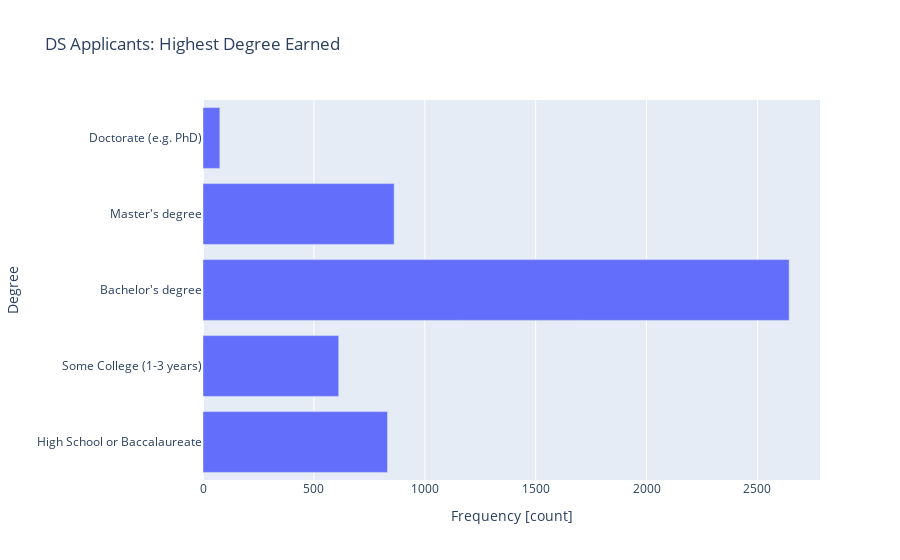

Here is the notebook cell this chart was saved with:
### Code cell
def build_ed_bar():
    # Create bar chart
    fig = px.bar(
        x=education,
        y=education.index,
        orientation="h",
        title="DS Applicants: Highest Degree Earned"
    )
    # Add axis labels
    fig.update_layout(xaxis_title="Frequency [count]", yaxis_title="Degree")
    return fig


ed_fig = build_ed_bar()
print("ed_fig type:", type(ed_fig))
ed_fig.show()

### Figure 1 — Plotly figure (JSON) as saved in the notebook; plotly's stock layout.template omitted (floating-point values rounded to 4 significant figures)
{"data": [{"alignmentgroup": "True", "hovertemplate": "x=%{x}<br>y=%{y}<extra></extra>", "legendgroup": "", "marker": {"color": "#636efa", "pattern": {"shape": ""}}, "name": "", "offsetgroup": "", "orientation": "h", "showlegend": false, "textposition": "auto", "type": "bar", "x": [832, 612, 2643, 862, 76], "xaxis": "x", "y": ["High School or Baccalaureate", "Some College (1-3 years)", "Bachelor's degree", "Master's degree", "Doctorate (e.g. PhD)"], "yaxis": "y"}], "layout": {"autosize": true, "barmode": "relative", "legend": {"tracegroupgap": 0}, "title": {"text": "DS Applicants: Highest Degree Earned"}, "xaxis": {"anchor": "y", "autorange": true, "domain": [0, 1], "range": [0, 2782.0], "title": {"text": "Frequency [count]"}, "type": "linear"}, "yaxis": {"anchor": "x", "autorange": true, "domain": [0, 1], "range": [-0.5, 4.5], "title": {"text": "Degree"}, "type": "category"}}}
